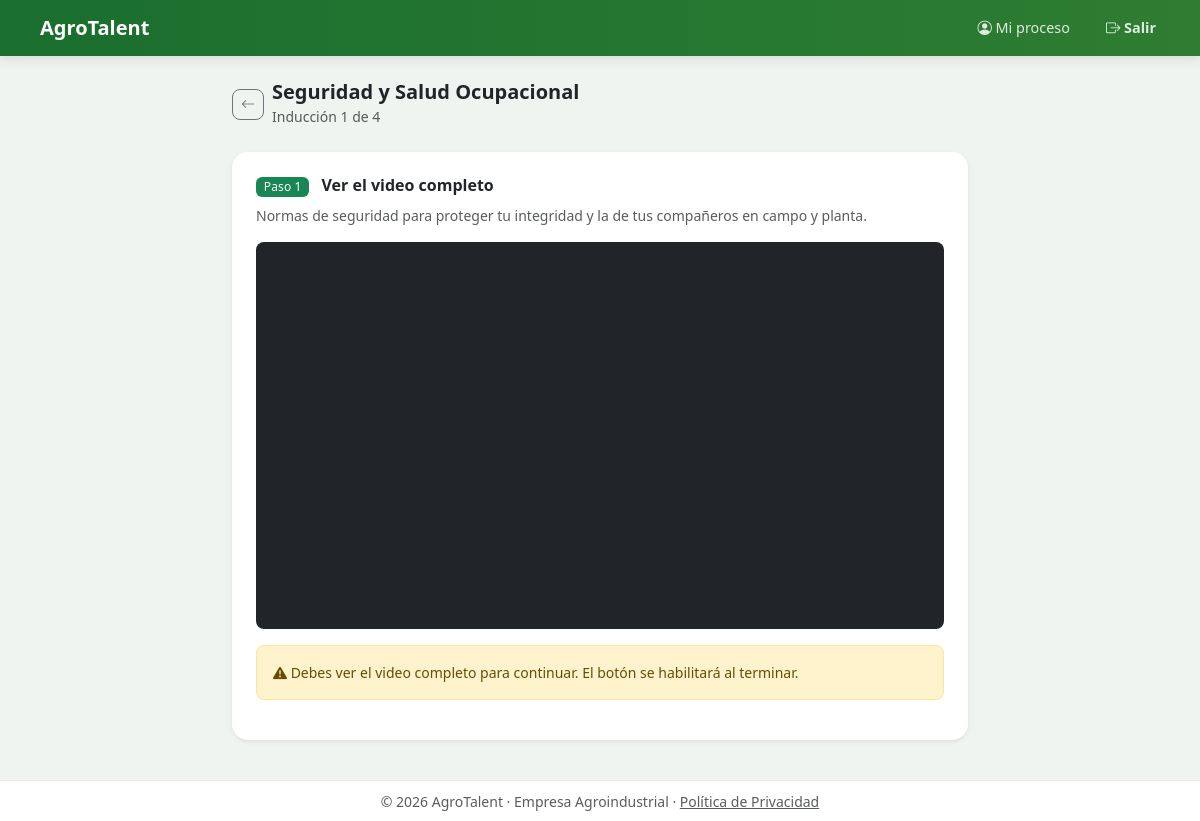
The page /postulante/induccion/1 (signed in) on the database its author committed.
### models.py (models this page shows)
class Induccion(db.Model):
    __tablename__ = 'inducciones'
    id = db.Column(db.Integer, primary_key=True)
    orden = db.Column(db.Integer, nullable=False)
    titulo = db.Column(db.String(100), nullable=False)
    descripcion = db.Column(db.Text)
    video_url = db.Column(db.String(300))
    preguntas = db.relationship('PreguntaInduccion', backref='induccion', lazy=True, order_by='PreguntaInduccion.id')

### app.py (the view, shortened to what this page needs)
@app.route('/postulante/induccion/<int:ind_id>', methods=['GET', 'POST'])
@login_required
@rol_requerido('postulante')
def postulante_induccion_detalle(ind_id):
    p = current_user.postulante
    induccion = Induccion.query.get_or_404(ind_id)
    avances = {a.induccion_id: a for a in p.inducciones}
    if induccion.orden > 1:
        ind_ant = Induccion.query.filter_by(orden=induccion.orden - 1).first()
        av_ant = avances.get(ind_ant.id) if ind_ant else None
        if not av_ant or not av_ant.aprobado:
            flash('Debes aprobar la inducción anterior primero.', 'warning')
            return redirect(url_for('postulante_inducciones'))
    avance_actual = avances.get(ind_id)
    import random as _random
    todas_pregs = list(induccion.preguntas)
    preguntas_aleatorias = _random.sample(todas_pregs, min(3, len(todas_pregs)))
    return render_template('postulante/induccion_detalle.html',
                           induccion=induccion, avance=avance_actual,
                           postulante=p, preguntas=preguntas_aleatorias)

### app.py (called while the page is built)
@login_manager.user_loader
def load_user(uid):
    return db.session.get(Usuario, int(uid))

def rol_requerido(*roles):
    def decorator(f):
        @wraps(f)
        def wrapped(*args, **kwargs):
            if not current_user.is_authenticated or current_user.rol not in roles:
                flash('Acceso restringido.', 'danger')
                return redirect(url_for('login'))
            return f(*args, **kwargs)
        return wrapped
    return decorator

### templates/postulante/induccion_detalle.html (shortened to what this page needs)
{% extends "base.html" %}
{% block content %}
<div class="row justify-content-center">
  <div class="col-12 col-lg-8">
    <div class="d-flex align-items-center gap-2 mb-4">
      <a href="{{ url_for('postulante_inducciones') }}" class="btn btn-sm btn-outline-secondary rounded-3"><i class="bi bi-arrow-left"></i></a>
      <div>
        <h5 class="fw-bold mb-0">{{ induccion.titulo }}</h5>
        <small class="text-muted">Inducción {{ induccion.orden }} de 4</small>
      </div>
    </div>
    {% set av = avance %}
    {% set ya_aprobada = av and av.aprobado %}
    {% set video_visto = av and av.video_completado %}
    {% if ya_aprobada %}
    <div class="card border-0 shadow-sm rounded-4 border-start border-4 border-success">
      <div class="card-body p-4 text-center">
        <i class="bi bi-check-circle-fill text-success" style="font-size:3rem"></i>
        <h5 class="fw-bold mt-3">¡Inducción aprobada!</h5>
        <a href="{{ url_for('postulante_inducciones') }}" class="btn btn-success rounded-3 px-4 mt-2">
          <i class="bi bi-arrow-right-circle"></i> Volver a inducciones
        </a>
      </div>
    </div>
    {% elif not video_visto %}
    <div class="card border-0 shadow-sm rounded-4 mb-4">
      <div class="card-body p-4">
        <h6 class="fw-bold mb-2">
          <span class="badge bg-success me-2">Paso 1</span> Ver el video completo
        </h6>
        <p class="text-muted small mb-3">{{ induccion.descripcion }}</p>
        <div id="player-wrapper" class="ratio ratio-16x9 rounded-3 overflow-hidden bg-dark mb-3">
          <div id="yt-player"></div>
        </div>
        <div class="alert alert-warning rounded-3 small mb-3" id="aviso-video">
          <i class="bi bi-exclamation-triangle-fill"></i>
          Debes ver el video completo para continuar. El botón se habilitará al terminar.
        </div>
      </div>
    </div>
    {% endif %}
  </div>
</div>
{% endblock %}

### static/css/main.css (style rules this page uses)
:root { --verde: #1a6e2e; --verde-medio: #28a745; --verde-claro: #e8f5e9; --amarillo: #f5c518; --gris: #f8f9fa; --texto: #212529; --muted: #6c757d; }
body { font-family: 'Segoe UI', system-ui, sans-serif; background-color: #f0f4f0; color: var(--texto); min-height: 100vh; display: flex; flex-direction: column; }
.card { transition: box-shadow .15s; }
.badge { font-weight: 500; letter-spacing: .01em; }

### rows shown on the page
Induccion: titulo "Seguridad y Salud Ocupacional", orden "1", descripcion "Normas de seguridad para proteger tu integridad y la de tus compañeros en campo y planta."
